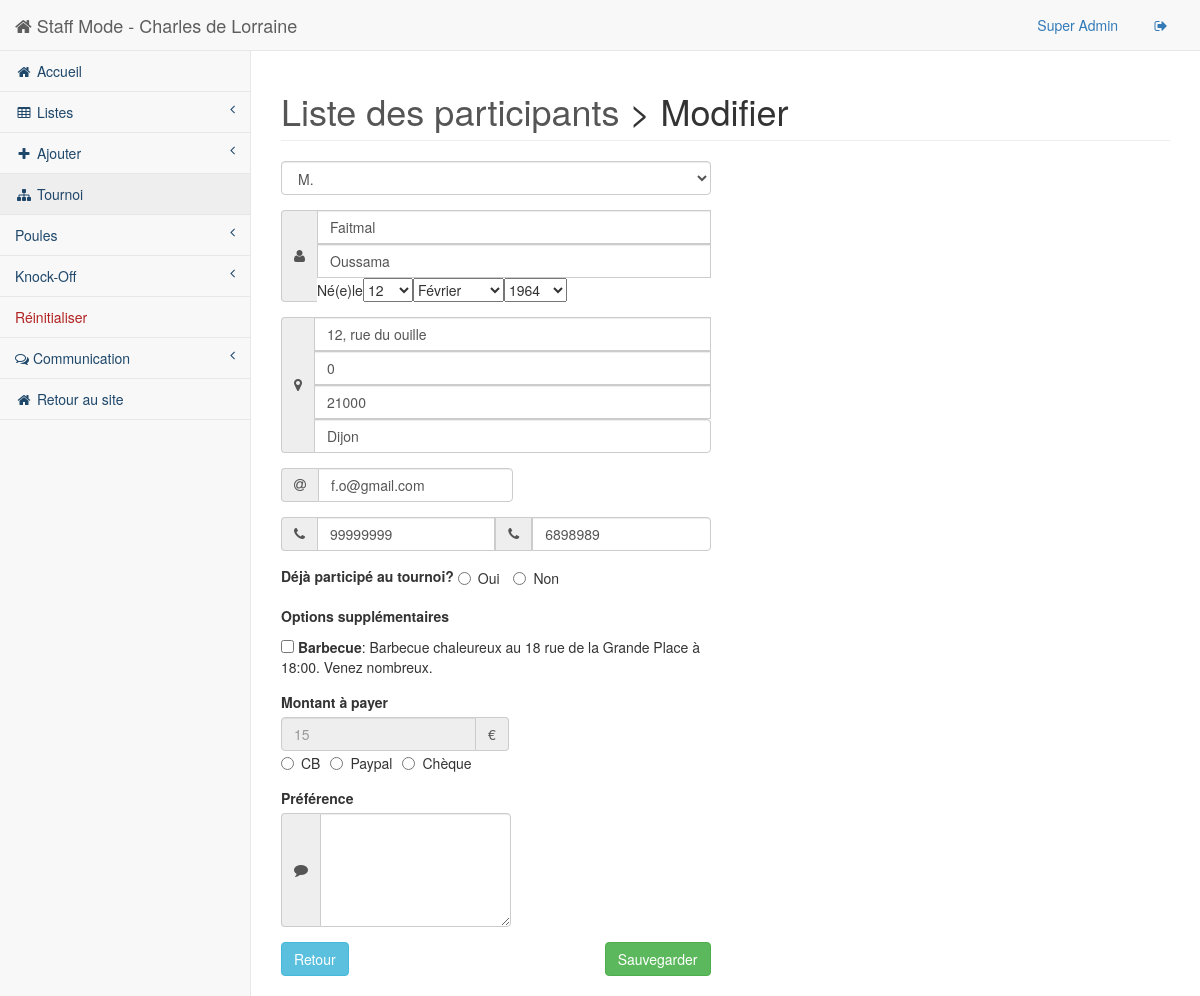
The page /staff/pages/edit-player.php?id=108 (signed in) on the database as committed earlier.
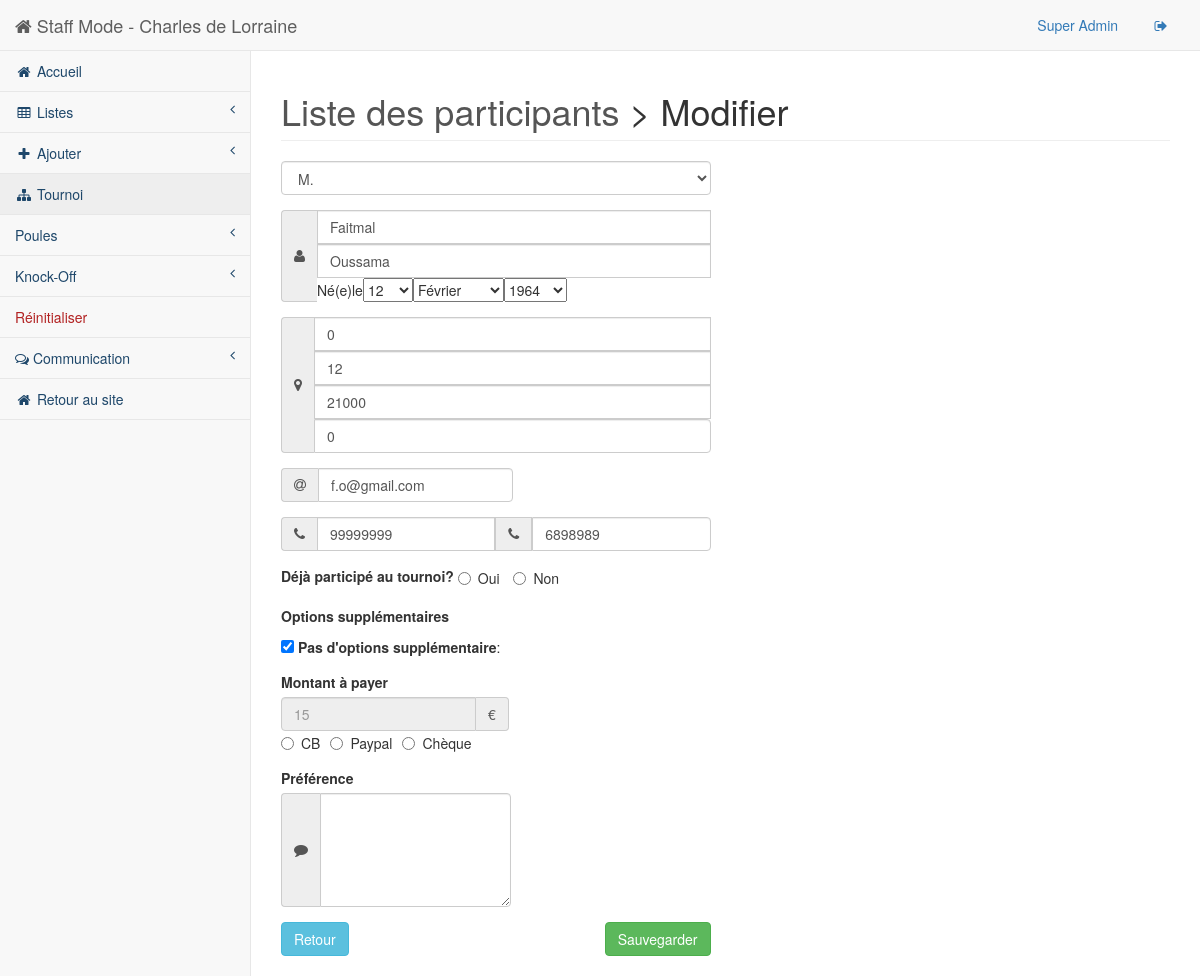
The same page on the database as committed later.
### tables this page shows
CREATE TABLE IF NOT EXISTS `Extras` (
  `ID` int(11) NOT NULL,
  `Name` varchar(500) NOT NULL,
  `Price` int(11) NOT NULL,
  `Description` varchar(500) NOT NULL
);

### src/staff/pages/edit-player.php (the view, shortened to what the changed rows need)
<!DOCTYPE html>
<html lang="en">
<head>
    <link href="../bower_components/bootstrap/dist/css/bootstrap.min.css" rel="stylesheet">
    <link href="../bower_components/metisMenu/dist/metisMenu.min.css" rel="stylesheet">
    <link href="../dist/css/sb-admin-2.css" rel="stylesheet">
    <link href="../bower_components/font-awesome/css/font-awesome.min.css" rel="stylesheet" type="text/css">
</head>
<body>
    <div id="wrapper">
        <?php
		include("./html/header.php");
		$db = BDconnect();
        ?>
            <div id="page-wrapper">
                <div class="row">
                    <div class="col-lg-12 noDeco">
                        <h1 class="page-header"><a href="list.php?type=player"> Liste des participants</a> > Modifier</h1>
                    </div>
                </div>
                <div class="row">
                    <form role="form" method="GET" action="php/inc/edit-player.php">
                        <div class="col-lg-6">
                            <div class="form-group">
                                <div class="input-group">
                                    <span class="input-group-addon"><i class="fa fa-map-marker"></i></span>
                                    <input type="text" class="form-control" id="InputAdresse" name="InputAdresse" placeholder="Adresse" required>
                                    <input type="text" class="form-control" id="InputBat" name="InputBat" placeholder="Numero - Batiment">
                                    <input type="text" class="form-control" id="InputCP" name="InputCP" placeholder="Code Postal" required>
                                    <input type="text" class="form-control" id="InputLoc" name="InputLoc" placeholder="Localité">
                                </div>
                            </div>
                            <div class="form-group">
                                <label class="checkbox">Options supplémentaires</label>
                                <?php
                                $arrayIdExtrasPers = array();
                                $searchforchecked = $db->query("SELECT * FROM PersonneExtra WHERE Personne_ID=".$_GET['id']);
                                while($resultforchecked = $searchforchecked->fetch_array()){
                                    array_push($arrayIdExtrasPers, $resultforchecked['Extra_ID']);
                                }
                                $i=1;
                                $tmp = $db->query('SELECT * FROM Extras');
                                while ($extra = $tmp->fetch_array()){
                                    $flagChecked=false;
                                    if(in_array($extra['ID'], $arrayIdExtrasPers)){
                                        $flagChecked=true;
                                    }
                                ?>
                                    <div class="form-group" id="extraD_<?php echo $i;?>" name="extraD_<?php echo $i;?>">
                                        <input id="extra_<?php echo $i;?>" name="extra_<?php echo $i;?>" value=<?=$extra['ID']?> type="checkbox" <?php if($flagChecked==true){ echo "checked";} ?>> <strong><?php echo $extra['Name'];?></strong>: </input>
                                        <span><?php echo $extra['Description']?></span>
                                        <br/>
                                    </div>
                                    <?php $i=$i+1;} $extraSize=$i; ?>
                            </div>
                            <br/>
                            <br/>
                        </div>
                    </form>
                </div>
            </div>
    </div>
</body>
</html>

### src/staff/pages/html/header.php (shortened to what the changed rows need)
<nav class="navbar navbar-default navbar-static-top" role="navigation" style="margin-bottom: 0">
    <div class="navbar-header">
        <a class="navbar-brand" href="index.php"><i class="fa fa-home"></i> Staff Mode - Charles de Lorraine</a>
    </div>
</nav>

Rows that differ between the two databases and show on the page:
changed extras: ID "☐" → "☑"; Name "Barbecue" → "Pas d'options supplémentaire"; Description "Barbecue chaleureux au 18 rue de la Grande Place à 18:00. Venez nombreux." → (not shown)
Other text that changed with them:
form field InputAdresse: "12, rue du ouille" → "0"
form field InputBat: "0" → "12"
form field InputLoc: "Dijon" → "0"
